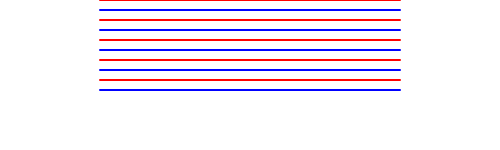
Frame 1 (no input)
Frame 60 (no input): identical to frame 1, image omitted
Frame 120 (the mouse pressed at the canvas centre since frame 60): identical to frame 1, image omitted

The p5.js sketch that drew this single still picture (run headless with seeded random() and noise() and a simulated clock; from frame 60 on, the mouse is pressed at the canvas centre):

// p5.js sketch
// ── sketch.js

function setup() {
	  createCanvas(500,150);
	  var startX = 100;
	  var stopX = 400;
	  background(255,255,255);
	  strokeWeight(2);
	  for ( var i = 0; i < 10; i++ ) {
             if ( i%2 == 0 ) {
               stroke(255,0,0);
	     } else {
	       stroke(0,0,255);
	     }
	   line(startX,i*10,stopX,i*10);
	  }
}

function draw() {

}
